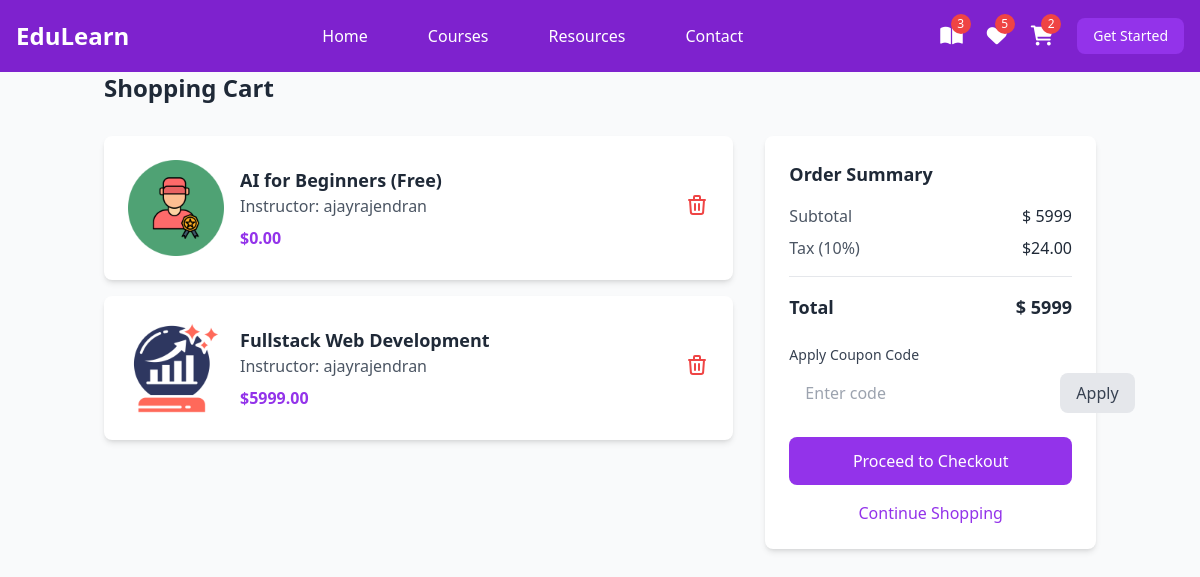
/student/cart/summary/ (signed in), run on an earlier commit of the app's database.
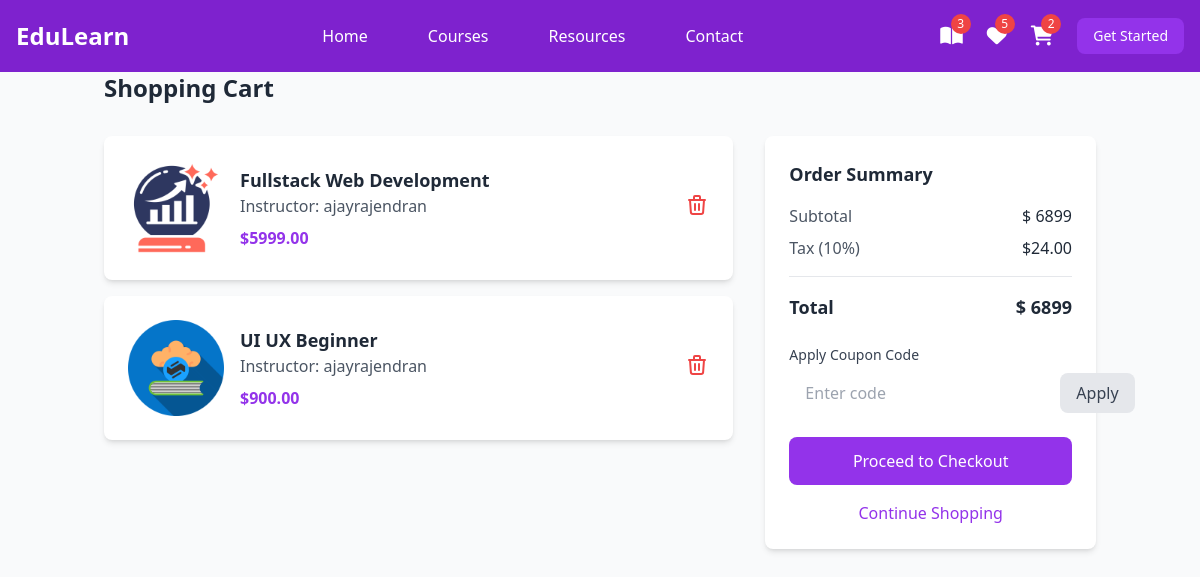
And on a later commit of the database.
### instructor/models.py (models this page shows, shortened)
class User(AbstractUser):
    ROLE_CHOICES =(
        ("instructor","Instructor"),
        ("student","Student")
    )
    role=models.CharField(max_length=20,choices=ROLE_CHOICES,default="student")

class Cart(models.Model):
    course_object=models.ForeignKey(Course,on_delete=models.CASCADE)
    user=models.ForeignKey(User,on_delete=models.CASCADE,related_name="basket")
    created_date=models.DateTimeField(auto_now_add=True)

class Course(models.Model):
    title=models.CharField(max_length=200)
    description=models.TextField()
    price=models.DecimalField(decimal_places=2,max_digits=7)
    owner=models.ForeignKey(User,on_delete=models.SET_NULL,related_name="courses",null=True)
    is_free=models.BooleanField(default=False)
    picture=models.ImageField(upload_to="courseimages",null=True,blank=True,default="courseimages/default.png")
    thumbnail=EmbedVideoField()
    category_objects=models.ManyToManyField(Category)
    created_at=models.DateTimeField(auto_now_add=True)
    updated_at=models.DateTimeField(auto_now=True)

### student/views.py (the view)
# urls.py: path("cart/summary/",views.CartSummaryView.as_view(),name="cart-summary"),
class CartSummaryView(View):
    def get(self,request,*args,**kwargs):
        qs=request.user.basket.all()
        cart_total=qs.values("course_object__price").aggregate(total=Sum("course_object__price")).get("total")
        print("===========",cart_total)
        return render(request,"cart-summary.html",{"carts":qs,"basket_total":cart_total})

### student/templates/cart-summary.html (shortened to what this page needs)
{%extends 'base.html'%} {%block mainblock%} {%if carts%}
<div class="container mx-auto px-4 py-8">
  <h1 class="text-2xl font-bold text-gray-800 mb-8">Shopping Cart</h1>
  <div class="flex flex-col md:flex-row gap-8">
    <div class="md:w-2/3">
      {%for c in carts%}
      <div class="bg-white rounded-lg shadow-md p-6 mb-4">
        <div class="flex items-center">
          <img
            src="{{c.course_object.picture.url}}"
            alt="Course thumbnail"
            class="w-24 h-24 object-cover rounded"
          />
          <div class="flex-1 ml-4">
            <h2 class="text-lg font-bold text-gray-800">
              {{c.course_object.title}}
            </h2>
            <p class="text-gray-600">Instructor: {{c.course_object.owner}}</p>
            <p class="text-purple-600 font-bold mt-2">
              ${{c.course_object.price}}
            </p>
          </div>
          <a href="{%url 'cart-item-remove' c.id%}">
            <button class="text-red-500 hover:text-red-600">
              <svg
                xmlns="http://www.w3.org/2000/svg"
                class="h-6 w-6"
                fill="none"
                viewBox="0 0 24 24"
                stroke="currentColor"
              >
                <path
                  stroke-linecap="round"
                  stroke-linejoin="round"
                  stroke-width="2"
                  d="M19 7l-.867 12.142A2 2 0 0116.138 21H7.862a2 2 0 01-1.995-1.858L5 7m5 4v6m4-6v6m1-10V4a1 1 0 00-1-1h-4a1 1 0 00-1 1v3M4 7h16"
                />
              </svg>
            </button>
          </a>
        </div>
      </div>
      {%endfor%}
    </div>
    <div class="md:w-1/3">
      <div class="bg-white rounded-lg shadow-md p-6">
        <h2 class="text-lg font-bold text-gray-800 mb-4">Order Summary</h2>
        <div class="flex justify-between mb-2">
          <span class="text-gray-600">Subtotal</span>
          <span class="text-gray-800">$ {{basket_total}}</span>
        </div>
        <div class="flex justify-between mb-2">
          <span class="text-gray-600">Tax (10%)</span>
          <span class="text-gray-800">$24.00</span>
        </div>
        <hr class="my-4" />
        <div class="flex justify-between mb-6">
          <span class="text-lg font-bold text-gray-800">Total</span>
          <span class="text-lg font-bold text-gray-800"
            >$ {{basket_total}}</span
          >
        </div>
        <div class="mb-6">
          <label class="block text-sm font-medium text-gray-700 mb-2"
            >Apply Coupon Code</label
          >
          <div class="flex space-x-2">
            <input
              type="text"
              class="flex-1 rounded-lg border-gray-300 px-4 py-2 focus:ring-purple-500 focus:border-purple-500"
              placeholder="Enter code"
            />
            <button
              class="bg-gray-200 text-gray-700 px-4 py-2 rounded-lg hover:bg-gray-300"
            >
              Apply
            </button>
          </div>
        </div>
        <button
          class="w-full bg-purple-600 text-white py-3 rounded-lg hover:bg-purple-700 transition-colors"
        >
          Proceed to Checkout
        </button>
        <button
          class="w-full text-purple-600 text-center mt-4 hover:text-purple-700"
        >
          Continue Shopping
        </button>
      </div>
    </div>
  </div>
</div>
{%endif%} {%endblock%}

### student/templates/base.html (shortened to what this page needs)
<!DOCTYPE html>
<html lang="en">
  <head>
    <script src="https://cdn.tailwindcss.com"></script>
    <link
      href="https://cdnjs.cloudflare.com/ajax/libs/font-awesome/6.0.0/css/all.min.css"
      rel="stylesheet"
    />
  </head>
  <body class="bg-gray-50">
    <nav class="bg-purple-700 fixed w-full z-20 top-0 left-0">
      <div
        class="max-w-screen-xl flex flex-wrap items-center justify-between mx-auto p-4"
      >
        <a href="#" class="flex items-center">
          <span class="self-center text-2xl font-semibold text-white"
            >EduLearn</span
          >
        </a>
        <div
          class="items-center justify-between hidden w-full md:flex md:w-auto md:order-1"
        >
          <ul
            class="flex flex-col p-4 md:p-0 mt-4 font-medium md:flex-row md:space-x-8 md:mt-0"
          >
            <li>
              <a
                href="#"
                class="block py-2 pl-3 pr-4 text-white hover:text-purple-200"
                >Home</a
              >
            </li>
            <li>
              <a
                href="#"
                class="block py-2 pl-3 pr-4 text-white hover:text-purple-200"
                >Courses</a
              >
            </li>
            <li>
              <a
                href="#"
                class="block py-2 pl-3 pr-4 text-white hover:text-purple-200"
                >Resources</a
              >
            </li>
            <li>
              <a
                href="#"
                class="block py-2 pl-3 pr-4 text-white hover:text-purple-200"
                >Contact</a
              >
            </li>
          </ul>
        </div>
        <div class="flex items-center space-x-6 md:order-2">
          <div class="relative group">
            <a href="#" class="text-white hover:text-purple-200">
              <i class="fas fa-book-open text-xl"></i>
              <span
                class="absolute -top-2 -right-2 bg-red-500 text-white text-xs rounded-full h-5 w-5 flex items-center justify-center"
                >3</span
              >
            </a>
          </div>
          <div class="relative group">
            <a href="#" class="text-white hover:text-purple-200">
              <i class="fas fa-heart text-xl"></i>
              <span
                class="absolute -top-2 -right-2 bg-red-500 text-white text-xs rounded-full h-5 w-5 flex items-center justify-center"
                >5</span
              >
            </a>
          </div>
          <div class="relative group">
            <a
              href="{%url 'cart-summary'%}"
              class="text-white hover:text-purple-200"
            >
              <i class="fas fa-shopping-cart text-xl"></i>
              <span
                class="absolute -top-2 -right-2 bg-red-500 text-white text-xs rounded-full h-5 w-5 flex items-center justify-center"
                >{{request.user.basket.all.count}}</span
              >
            </a>
          </div>
          <button
            class="text-white bg-purple-600 hover:bg-purple-800 focus:ring-4 focus:outline-none focus:ring-purple-300 font-medium rounded-lg text-sm px-4 py-2 text-center"
          >
            Get Started
          </button>
        </div>
      </div>
    </nav>
    <div class="mt-10">{%block mainblock%} {%endblock%}</div>
  </body>
</html>

What changed in the data, as far as the page shows it:
removed Cart: course_object.picture (picture), course_object "AI for Beginners (Free)", course_object.owner "ajayrajendran", course_object.price "0.00"
added Cart: course_object.picture (picture), course_object "UI UX Beginner", course_object.owner "ajayrajendran", course_object.price "900.00"
Also different on the page:
{{ basket_total }}: "5999" → "6899"
